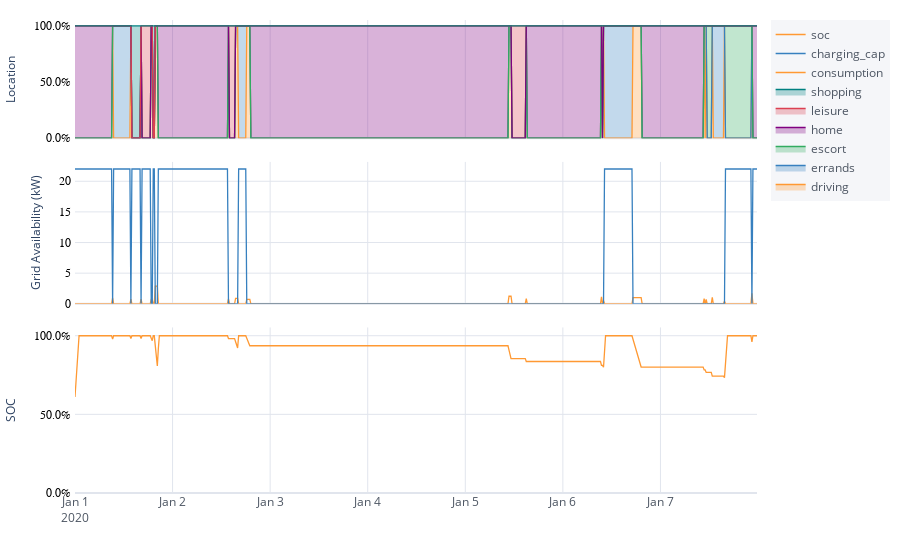

Notebook cell for this chart:
### Code cell
fig_availability

### Figure 1 — Plotly figure (JSON) as saved in the notebook; plotly's stock layout.template omitted (floating-point values rounded to 4 significant figures; data arrays with more than 128 entries replaced by an {"elided": "..."} marker saying what was removed)
{"data": [{"fill": "tonexty", "fillcolor": "rgba(255, 153, 51, 0.3)", "line": {"color": "rgba(255, 153, 51, 1.0)", "dash": "solid", "shape": "linear", "width": 1.3}, "mode": "lines", "name": "driving", "text": "", "type": "scatter", "x": {"elided": "672 str values"}, "xaxis": "x", "y": {"elided": "672 int values"}, "yaxis": "y"}, {"fill": "tonexty", "fillcolor": "rgba(55, 128, 191, 0.3)", "line": {"color": "rgba(55, 128, 191, 1.0)", "dash": "solid", "shape": "linear", "width": 1.3}, "mode": "lines", "name": "errands", "text": "", "type": "scatter", "x": {"elided": "672 str values"}, "xaxis": "x", "y": {"elided": "672 int values"}, "yaxis": "y"}, {"fill": "tonexty", "fillcolor": "rgba(50, 171, 96, 0.3)", "line": {"color": "rgba(50, 171, 96, 1.0)", "dash": "solid", "shape": "linear", "width": 1.3}, "mode": "lines", "name": "escort", "text": "", "type": "scatter", "x": {"elided": "672 str values"}, "xaxis": "x", "y": {"elided": "672 int values"}, "yaxis": "y"}, {"fill": "tonexty", "fillcolor": "rgba(128, 0, 128, 0.3)", "line": {"color": "rgba(128, 0, 128, 1.0)", "dash": "solid", "shape": "linear", "width": 1.3}, "mode": "lines", "name": "home", "text": "", "type": "scatter", "x": {"elided": "672 str values"}, "xaxis": "x", "y": {"elided": "672 int values"}, "yaxis": "y"}, {"fill": "tonexty", "fillcolor": "rgba(219, 64, 82, 0.3)", "line": {"color": "rgba(219, 64, 82, 1.0)", "dash": "solid", "shape": "linear", "width": 1.3}, "mode": "lines", "name": "leisure", "text": "", "type": "scatter", "x": {"elided": "672 str values"}, "xaxis": "x", "y": {"elided": "672 int values"}, "yaxis": "y"}, {"fill": "tonexty", "fillcolor": "rgba(0, 128, 128, 0.3)", "line": {"color": "rgba(0, 128, 128, 1.0)", "dash": "solid", "shape": "linear", "width": 1.3}, "mode": "lines", "name": "shopping", "text": "", "type": "scatter", "x": {"elided": "672 str values"}, "xaxis": "x", "y": {"elided": "672 int values"}, "yaxis": "y"}, {"line": {"color": "rgba(255, 153, 51, 1.0)", "dash": "solid", "shape": "linear", "width": 1.3}, "mode": "lines", "name": "consumption", "text": "", "type": "scatter", "x": {"elided": "672 str values"}, "xaxis": "x2", "y": {"elided": "672 float values"}, "yaxis": "y2"}, {"line": {"color": "rgba(55, 128, 191, 1.0)", "dash": "solid", "shape": "linear", "width": 1.3}, "mode": "lines", "name": "charging_cap", "text": "", "type": "scatter", "x": {"elided": "672 str values"}, "xaxis": "x2", "y": {"elided": "672 int values"}, "yaxis": "y2"}, {"line": {"color": "rgba(255, 153, 51, 1.0)", "dash": "solid", "shape": "linear", "width": 1.3}, "mode": "lines", "name": "soc", "text": "", "type": "scatter", "x": {"elided": "672 str values"}, "xaxis": "x3", "y": {"elided": "672 float values"}, "yaxis": "y3"}], "layout": {"legend": {"bgcolor": "#F5F6F9", "font": {"color": "#4D5663"}}, "margin": {"b": 10, "l": 10, "pad": 0, "r": 10, "t": 20}, "paper_bgcolor": "white", "plot_bgcolor": "white", "title": {"font": {"color": "#4D5663"}}, "xaxis": {"anchor": "y", "domain": [0, 1], "gridcolor": "#E1E5ED", "matches": "x3", "showgrid": true, "showticklabels": false, "tickfont": {"color": "black", "family": "Arial, sans-serif", "size": 13}, "title": {"font": {"color": "#4D5663"}, "text": ""}, "zerolinecolor": "#E1E5ED"}, "xaxis2": {"anchor": "y2", "domain": [0, 1], "gridcolor": "#E1E5ED", "matches": "x3", "showgrid": true, "showticklabels": false, "tickfont": {"color": "#4D5663"}, "title": {"font": {"color": "#4D5663"}, "text": ""}, "zerolinecolor": "#E1E5ED"}, "xaxis3": {"anchor": "y3", "domain": [0, 1], "gridcolor": "#E1E5ED", "showgrid": true, "tickfont": {"color": "#4D5663"}, "title": {"font": {"color": "#4D5663"}, "text": ""}, "zerolinecolor": "#E1E5ED"}, "yaxis": {"anchor": "x", "domain": [0.75, 1], "gridcolor": "#E1E5ED", "linewidth": 2, "rangemode": "tozero", "showgrid": false, "showline": true, "tickfont": {"color": "black", "family": "Arial, sans-serif", "size": 12}, "tickformat": ".1%", "title": {"font": {"size": 12}, "text": "Location"}, "zeroline": true, "zerolinecolor": "#E1E5ED"}, "yaxis2": {"anchor": "x2", "domain": [0.4, 0.7], "gridcolor": "#E1E5ED", "linewidth": 2, "rangemode": "tozero", "showgrid": true, "showline": true, "tickfont": {"color": "black", "family": "Arial, sans-serif", "size": 12}, "title": {"font": {"size": 12}, "text": "Grid Availability (kW)"}, "zerolinecolor": "#E1E5ED"}, "yaxis3": {"anchor": "x3", "domain": [0, 0.35], "gridcolor": "#E1E5ED", "linewidth": 2, "rangemode": "tozero", "showgrid": true, "showline": true, "tickfont": {"color": "black", "family": "Arial, sans-serif", "size": 12}, "tickformat": ".1%", "title": {"font": {"size": 12}, "text": "SOC"}, "zerolinecolor": "#E1E5ED"}}}
